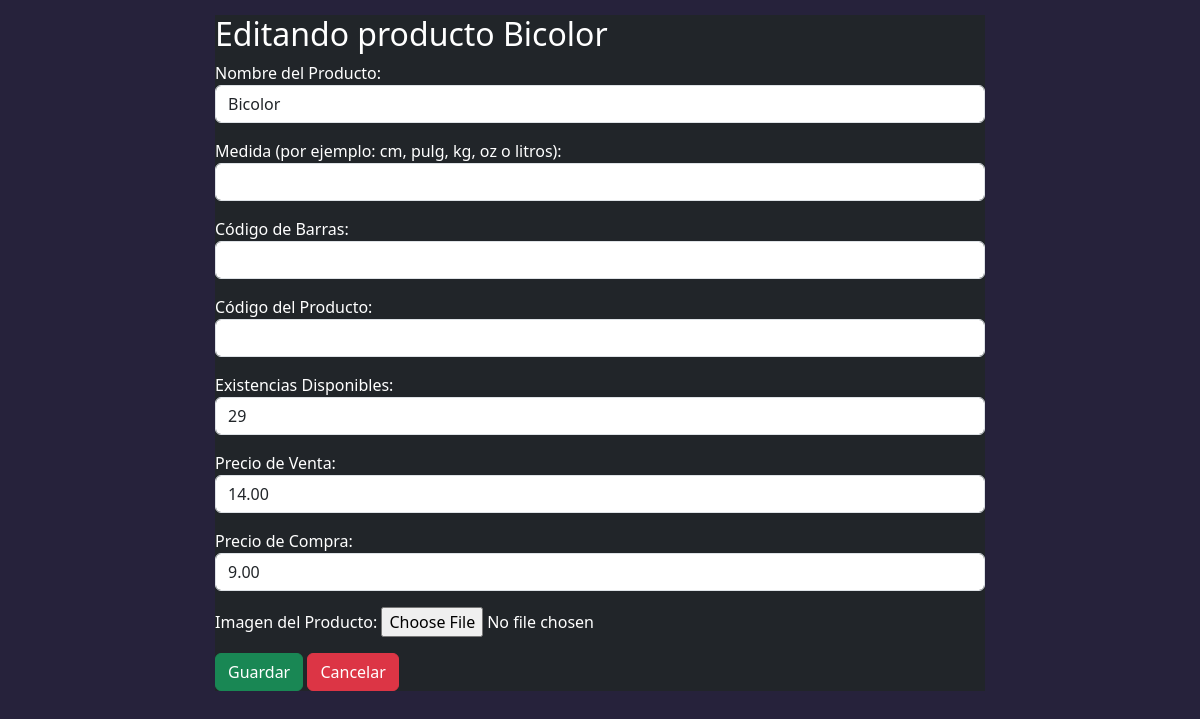
Before: /productos/editar/151/ with the older database file.
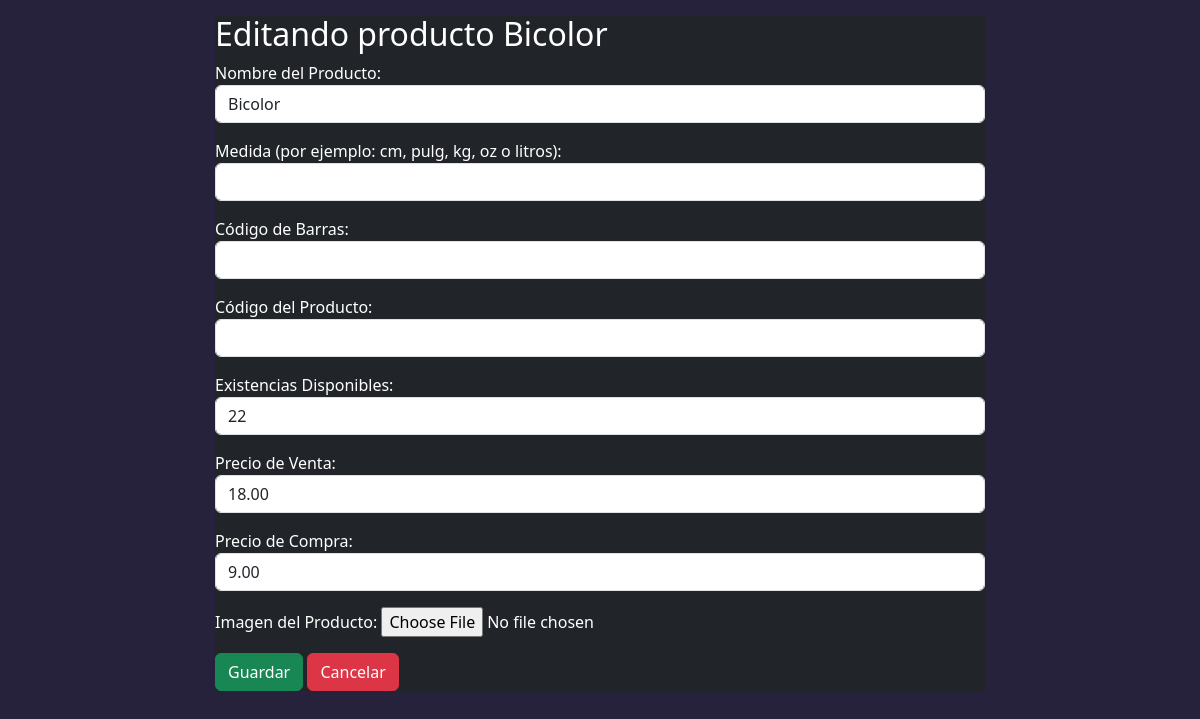
After: the same page with the newer database file.
### Inventario/models.py (models this page shows, shortened)
class Producto(models.Model):
    nombre = models.CharField(max_length=255, verbose_name='Nombre del Producto')
    medida = models.CharField(max_length=255, verbose_name='Medida (por ejemplo: cm, pulg, kg, oz o litros)', blank=True, null=True,)
    codigo_barras = models.CharField(max_length=255, verbose_name="Codigo de Barra", blank=True, null=True,)
    codigo_producto = models.CharField(blank=True, null=True, max_length=25, verbose_name='Codigo Producto')
    existencia = models.IntegerField(default=0 , verbose_name='Existencias del Producto')
    precio_venta = models.DecimalField(max_digits=10, decimal_places=2, verbose_name='Precio de Venta', blank=True, null=True,)
    precio_compra = models.DecimalField(max_digits=10, decimal_places=2, verbose_name='Precio de Compra', default=0)
    fecha_creacion = models.DateField(auto_now_add=True, verbose_name='Fecha de Creación')
    imagen = models.ImageField(blank=True, null=True, verbose_name='Imagen del Producto')
    class Meta:
        verbose_name_plural = 'Productos'

### Inventario/views.py (the view)
# urls.py: path('productos/editar/<int:pk>/', ProductoUpdateView.as_view(), name='producto_update'),
class ProductoUpdateView(UpdateView):
    model = Producto
    form_class= ProductoForm
    template_name = 'producto_update.html'
    success_url = reverse_lazy('producto_list')

### Inventario/forms.py
class ProductoForm(forms.ModelForm):
    class Meta:
        model = Producto
        fields = '__all__'
        labels = {
            'nombre': 'Nombre del Producto',
            'medida': 'Medida (por ejemplo: cm, pulg, kg, oz o litros)',
            'codigo_barras': 'Código de Barras',
            'codigo_producto': 'Código del Producto',
            'existencia': 'Existencias Disponibles',
            'precio_venta': 'Precio de Venta',
            'precio_compra': 'Precio de Compra',
        }
        widgets = {
            'nombre': forms.TextInput(attrs={'class': 'form-control'}),
            'medida': forms.TextInput(attrs={'class': 'form-control'}),
            'codigo_barras': forms.TextInput(attrs={'class': 'form-control'}),
            'codigo_producto': forms.TextInput(attrs={'class': 'form-control'}),
            'existencia': forms.NumberInput(attrs={'class': 'form-control'}),
            'precio_venta': forms.NumberInput(attrs={'class': 'form-control'}),
            'precio_compra': forms.NumberInput(attrs={'class': 'form-control'}),
        }

### Inventario/templates/producto_update.html (shortened to what this page needs)
{% extends 'basemodal.html' %}
{% block content %}
      <div class="card-body">
        <h2>Editando producto {{producto.nombre}}
        </h2>
        <form method="post" enctype="multipart/form-data" action="{% url 'producto_update' pk=producto.id %}">
          {{ form.as_p }}
            <button type="submit" class="btn btn-success">Guardar</button>
            <button class="btn btn-danger" onclick= "cerrar_modal()">Cancelar</button>
        </form>
      </div>
{% endblock %}

Changed rows visible on the page:
changed Producto "Bicolor": existencia "29" → "22"; precio_venta "14.00" → "18.00"
